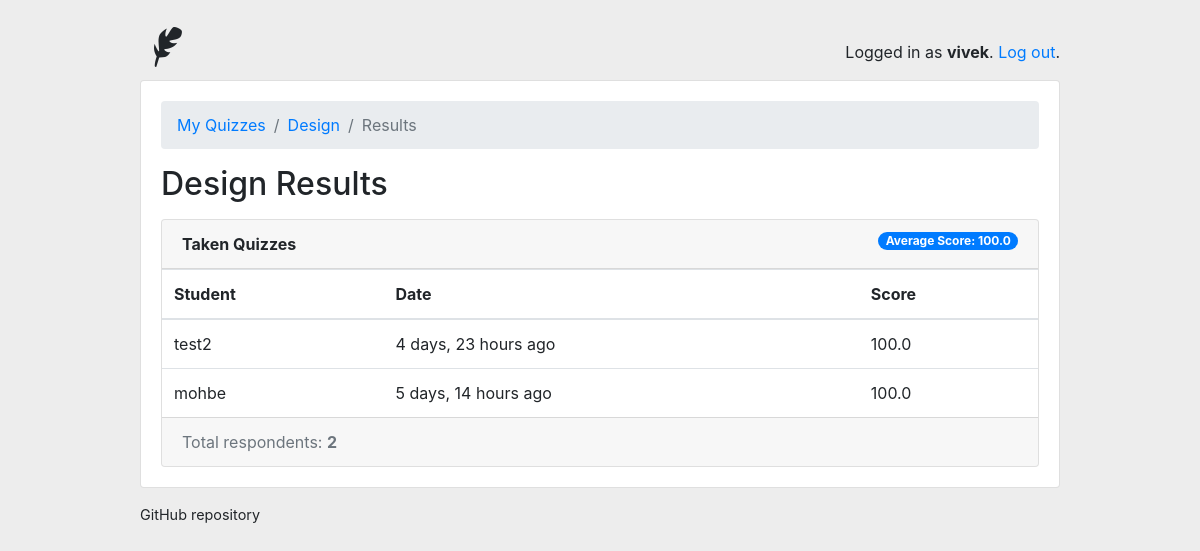
The app's page /teachers/quiz/2/results/ (signed in) with its own data.
### classroom/models.py (models this page shows, shortened)
class User(AbstractUser):
    is_student = models.BooleanField(default=False)
    is_teacher = models.BooleanField(default=False)

class Quiz(models.Model):
    owner = models.ForeignKey(User, on_delete=models.CASCADE, related_name='quizzes')
    name = models.CharField(max_length=255)
    subject = models.ForeignKey(Subject, on_delete=models.CASCADE, related_name='quizzes')

class TakenQuiz(models.Model):
    student = models.ForeignKey(Student, on_delete=models.CASCADE, related_name='taken_quizzes')
    quiz = models.ForeignKey(Quiz, on_delete=models.CASCADE, related_name='taken_quizzes')
    score = models.FloatField()
    date = models.DateTimeField(auto_now_add=True)

class Student(models.Model):
    user = models.OneToOneField(User, on_delete=models.CASCADE, primary_key=True)
    quizzes = models.ManyToManyField(Quiz, through='TakenQuiz')
    interests = models.ManyToManyField(Subject, related_name='interested_students')

### classroom/views/teachers.py (the view)
# urls.py: path('quiz/<int:pk>/results/', teachers.QuizResultsView.as_view(), name='quiz_results'),
@method_decorator([login_required, teacher_required], name='dispatch')
class QuizResultsView(DetailView):
    model = Quiz
    context_object_name = 'quiz'
    template_name = 'classroom/teachers/quiz_results.html'
    def get_context_data(self, **kwargs):
        quiz = self.get_object()
        taken_quizzes = quiz.taken_quizzes.select_related('student__user').order_by('-date')
        total_taken_quizzes = taken_quizzes.count()
        quiz_score = quiz.taken_quizzes.aggregate(average_score=Avg('score'))
        extra_context = {
            'taken_quizzes': taken_quizzes,
            'total_taken_quizzes': total_taken_quizzes,
            'quiz_score': quiz_score
        }
        kwargs.update(extra_context)
        return super().get_context_data(**kwargs)
    def get_queryset(self):
        return self.request.user.quizzes.all()

### classroom/templates/classroom/teachers/quiz_results.html
{% extends 'base.html' %}
{% load crispy_forms_tags humanize %}
{% block content %}
  <nav aria-label="breadcrumb">
    <ol class="breadcrumb">
      <li class="breadcrumb-item"><a href="{% url 'teachers:quiz_change_list' %}">My Quizzes</a></li>
      <li class="breadcrumb-item"><a href="{% url 'teachers:quiz_change' quiz.pk %}">{{ quiz.name }}</a></li>
      <li class="breadcrumb-item active" aria-current="page">Results</li>
    </ol>
  </nav>
  <h2 class="mb-3">{{ quiz.name }} Results</h2>
  <div class="card">
    <div class="card-header">
      <strong>Taken Quizzes</strong>
      <span class="badge badge-pill badge-primary float-right">Average Score: {{ quiz_score.average_score|default_if_none:0.0 }}</span>
    </div>
    <table class="table mb-0">
      <thead>
        <tr>
          <th>Student</th>
          <th>Date</th>
          <th>Score</th>
        </tr>
      </thead>
      <tbody>
        {% for taken_quiz in taken_quizzes %}
          <tr>
            <td>{{ taken_quiz.student.user.username }}</td>
            <td>{{ taken_quiz.date|naturaltime }}</td>
            <td>{{ taken_quiz.score }}</td>
          </tr>
        {% endfor %}
      </tbody>
    </table>
    <div class="card-footer text-muted">
      Total respondents: <strong>{{ total_taken_quizzes }}</strong>
    </div>
  </div>
{% endblock %}

### templates/base.html (shortened to what this page needs)
{% load static %}<!doctype html>
<html lang="en">
  <head>
    <link rel="stylesheet" href="https://maxcdn.bootstrapcdn.com/bootstrap/4.0.0/css/bootstrap.min.css">
    <link rel="stylesheet" type="text/css" href="{% static 'vendor/fontello-2f186091/css/fontello.css' %}">
    <link rel="stylesheet" type="text/css" href="{% static 'css/app.css' %}">
    {% if user.is_authenticated and user.is_teacher %}
      <link rel="stylesheet" type="text/css" href="{% static 'css/teachers.css' %}">
    {% else %}
      <link rel="stylesheet" type="text/css" href="{% static 'css/students.css' %}">
    {% endif %}
  </head>
    <div class="container my-4">
      <div class="row justify-content-center">
        <div class="col-md-10 col-sm-12">
          <div class="row">
            <div class="col-6">
              <h1 class="logo">
                <a href="{% url 'home' %}">
                  {% if user.is_authenticated %}
                    {% if user.is_teacher %}
                      <span class="icon-feather" data-toggle="tooltip" data-placement="right" title="Teacher profile"></span>
                    {% else %}
                      <span class="icon-graduation-cap" data-toggle="tooltip" data-placement="right" title="Student profile"></span>
                    {% endif %}
                  {% endif %}
                </a>
              </h1>
            </div>
            <div class="col-6 text-right">
              {% if user.is_authenticated %}
                <p class="pt-3">Logged in as <strong>{{ user.username }}</strong>. <a href="{% url 'logout' %}">Log out</a>.</p>
              {% endif %}
            </div>
          </div>
          <div class="card mb-3">
            <div class="card-body">
              {% block content %}
              {% endblock %}
            </div>
          </div>
          <footer>
            <a href="https://github.com/vivekmohbe/digitalstories">GitHub repository</a>
          </footer>
        </div>
      </div>
    </div>
  </body>
</html>

### static/css/app.css (style rules this page uses)
.logo { font-family: 'Clicker Script', cursive; }
.logo a { color: #212529; text-decoration: none; }
footer { font-size: .9rem; }
footer a { color: #212529; }

### records on screen
User: username "vivek"
Quiz: name "Design"
TakenQuiz: student.user.username "test2", date "4 days, 23 hours ago", score "100.0"
TakenQuiz: student.user.username "mohbe", date "5 days, 14 hours ago", score "100.0"

### other values on screen
{{ quiz_score.average_score|default_if_none:0.0 }} "100.0"
{{ total_taken_quizzes }} "2"
